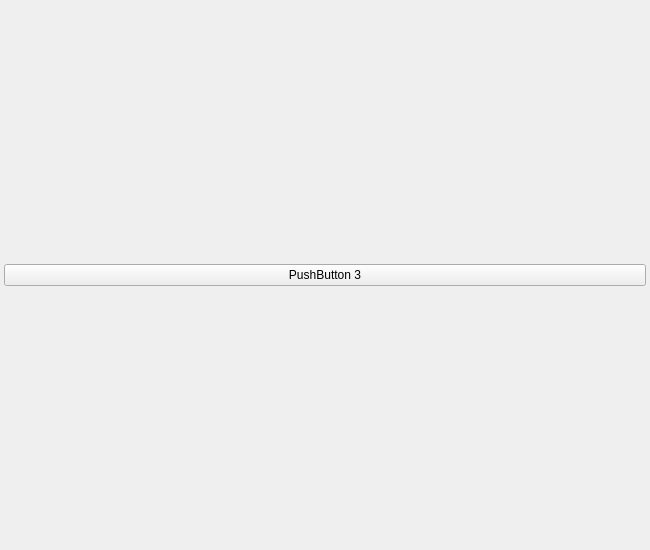
<?xml version="1.0" encoding="UTF-8"?>
<ui version="4.0">
 <class>remoteImport</class>
 <widget class="QWidget" name="remoteImport">
  <property name="geometry">
   <rect>
    <x>0</x>
    <y>0</y>
    <width>650</width>
    <height>550</height>
   </rect>
  </property>
  <property name="sizePolicy">
   <sizepolicy hsizetype="Expanding" vsizetype="Expanding">
    <horstretch>0</horstretch>
    <verstretch>0</verstretch>
   </sizepolicy>
  </property>
  <property name="windowTitle">
   <string>Form</string>
  </property>
  <layout class="QVBoxLayout" name="mainVLayout">
   <property name="margin">
    <number>4</number>
   </property>
   <item>
    <widget class="QPushButton" name="pushButton">
     <property name="text">
      <string>PushButton 3</string>
     </property>
    </widget>
   </item>
  </layout>
 </widget>
 <resources>
  <include location="icons/temp_icons.qrc"/>
 </resources>
 <connections/>
</ui>
